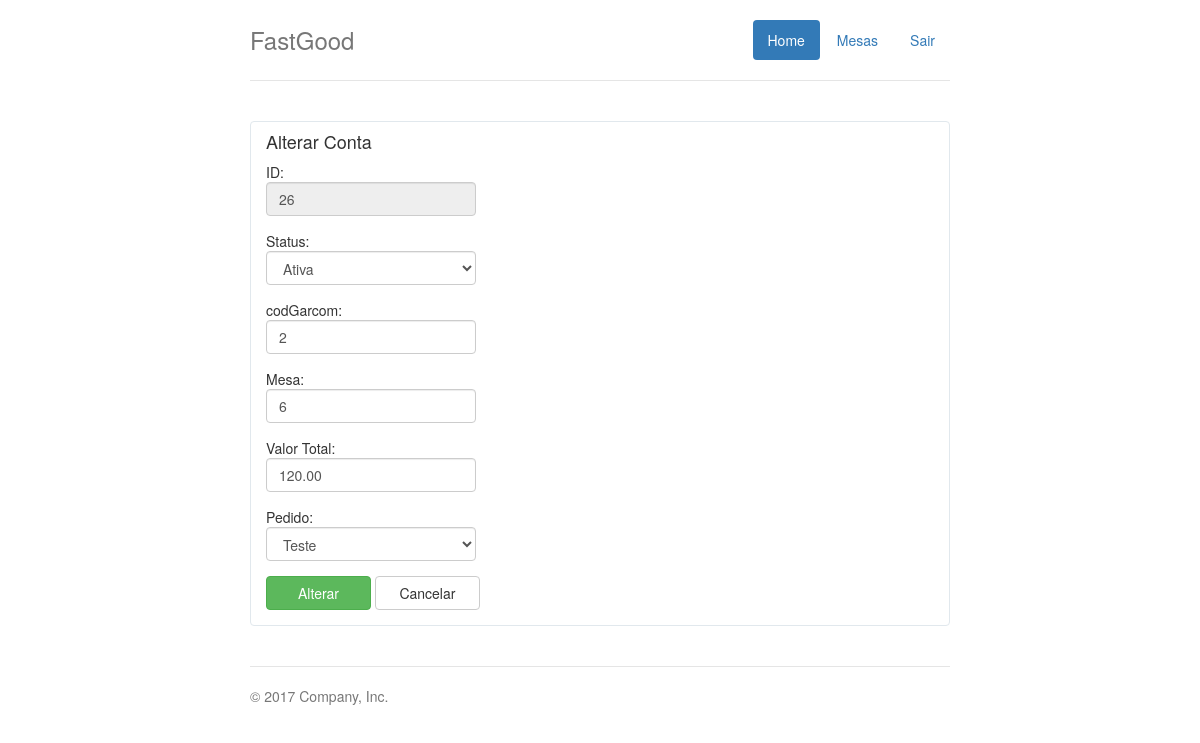
The app's page /alterar_conta2.php?id_conta=26 with its own data.
### tables this page shows
CREATE TABLE IF NOT EXISTS `tab_conta` (
  `id_conta` int(11) NOT NULL,
  `status` varchar(100) NOT NULL,
  `codGarcom` int(100) NOT NULL,
  `pro_id` int(11) NOT NULL,
  `mesa` varchar(100) NOT NULL,
  `dataAbertura` datetime NOT NULL,
  `valorTotal` decimal(10,2) NOT NULL
);

### alterar_conta2.php (the view, shortened to what this page needs)
<?php
  require_once 'connect_db.php';
?>
<!DOCTYPE html>
<html>
<head>
    <link href="bootstrap/css/bootstrap.min.css" rel="stylesheet">
  <link href="bootstrap/css/bootstrap.css" rel="stylesheet">
    <link rel="stylesheet" href="css/style.css">
</head>
<body>
<div class="container">
 <?php include "menu2.php" ?>
      <div class="row marketing" style=" border: 1px solid rgb(225, 232, 237); border-radius: 4px; ">
        <div class="col-lg-6">
          <h4>Alterar Conta</h4>
 <form action="includes/altera_conta2.php" method="post" class="form-group">
      <?php
        $id_conta = $_GET['id_conta'];
        $resultado = mysql_query("SELECT * FROM tab_conta where id_conta = $id_conta",$dbconn);
        if ($resultado) {
        while ($row = mysql_fetch_assoc($resultado)) {
          ?>
        ID:
        <div class="form-group">
        <input readonly="true" type="text" class="form-control" style="width:210px;" name="id_conta" value="<?php echo $row['id_conta']?>"/></div>
        Status:
        <div class="form-group">
        <select name="status" class="form-control" style="width:210px;">
          <option>Ativa</option>
        </select></div>
        codGarcom:
        <div class="form-group">
        <input type="text" name="codGarcom" class="form-control" style="width:210px;" value="<?php echo $row['codGarcom']?>" required></div>
        Mesa:
        <div class="form-group">
        <input type="text" name="mesa" class="form-control" style="width:210px;" value="<?php echo $row['mesa']?>" required></div>
        Valor Total:
        <div class="form-group">
        <input type="text" name="valorTotal" class="form-control" style="width:210px;" value="<?php echo $row['valorTotal']?>" required></div>
        Pedido:
        <div class="form-group">
          <select name="pro_id" class="form-control" style="width:210px;" required>
            <?php
            $qr= mysql_query("SELECT * FROM tab_prod ");
            while ($row=mysql_fetch_array($qr)){
            ?>
            <option value="<?php echo $row['pro_id']?>"><?php echo $row['pro_nome']?></option>
            <?php }?>
          </select></div>
        <input type="submit" class="btn btn-success" style="width:105px;" value="Alterar" name="alterar">
        <input type="button" class="btn btn-default" style="width:105px;" value="Cancelar"
          onclick="window.location='ver_conta2.php';" />
        <?php
            }
          }
        ?>
      </form>
        </div>
      </div>
      <footer class="footer">
        <p>&copy; 2017 Company, Inc.</p>
      </footer>
    </div>
</body>
</html>

### css/style.css (style rules this page uses)
body { padding-top: 20px; padding-bottom: 20px; }
.header, .marketing, .footer { padding-right: 15px; padding-left: 15px; }
.footer { padding-top: 19px; color: #777; border-top: 1px solid #e5e5e5; }
@media (min-width: 768px) { .container { max-width: 730px; } }
.marketing { margin: 40px 0; }
@media screen and (min-width: 768px) { .header, .marketing, .footer { padding-right: 0; padding-left: 0; } }

### records on screen
tab_conta: id_conta "26", codGarcom "2", mesa "6", valorTotal "120.00"

### other values on screen
form field pro_id "Teste"
